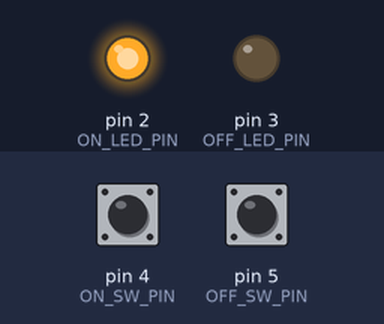
Simulated run of this program. Board: Arduino Nano, built with avr-gcc and run on an emulated ATmega328P. On the bench: output pins drawn as LEDs (lit = HIGH). Inputs (shaded band) come from the test bench; at power-on: pin 5 (OFF_SW_PIN) HIGH, pin 4 (ON_SW_PIN) HIGH. No radio packets arrive unless stated; what the program prints to the serial monitor is not drawn.

Above: at 1.2 s.
1.3 s: pin 5 (OFF_SW_PIN) pulled LOW for 0.15 s
At 2.7 s:
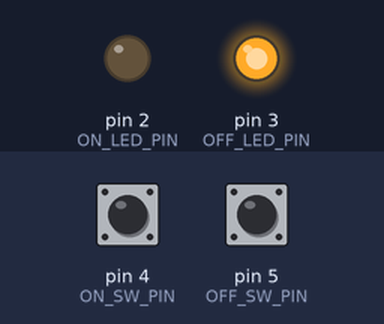
3.0 s: pin 4 (ON_SW_PIN) pulled LOW for 0.15 s
At 4.1 s:
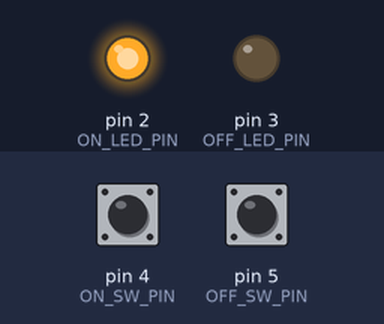
Timing chart, 0 to 6.0 s (numbered marks = the images above; inputs shaded):
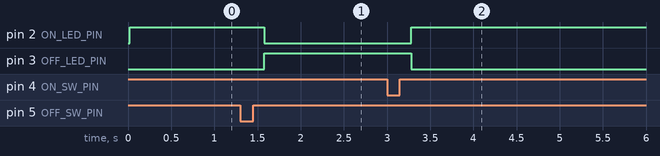

Measured:
- after the input at 1.3 s, pin 2 (ON_LED_PIN): HIGH → LOW after 0.28 s; pin 3 (OFF_LED_PIN): LOW → HIGH after 0.28 s
- after the input at 3.0 s, pin 2 (ON_LED_PIN): LOW → HIGH after 0.28 s; pin 3 (OFF_LED_PIN): HIGH → LOW after 0.28 s

The program:

main.cpp
```cpp
#include <Arduino.h>
#include <LoRa.h>
#include <OneButton.h>

#include <enums.h>
#include <settings.h>


mode currentMode = ROVER_ON;
long timeOfLastTx = 0;        // in ms

OneButton on_btn(ON_SW_PIN, true);
OneButton off_btn(OFF_SW_PIN, true);


void sendState() {
  Serial.println("Sending state");
  LoRa.beginPacket();

  if (currentMode == ROVER_OFF) {
    Serial.println("Sending ROVER OFF!");
    LoRa.print(ROVER_OFF_MAGIC);
  }
  else if (currentMode == ROVER_ON) {
    Serial.println("Sending ROVER ON!");
    LoRa.print(ROVER_ON_MAGIC);
  }

  Serial.println("ENDING PACKET!");
  LoRa.endPacket();
  // return LoRa.endPacket();
}

void off_btn_click() {
  Serial.println("ROVER OFF");
  currentMode = ROVER_OFF;
  sendState();

  digitalWrite(OFF_LED_PIN, HIGH);  // turn on "OFF" LED
  digitalWrite(ON_LED_PIN, LOW);
}
void on_btn_click() {
  Serial.println("ROVER ON");
  currentMode = ROVER_ON;
  sendState();

  digitalWrite(ON_LED_PIN, HIGH);  // turn on "ON" LED
  digitalWrite(OFF_LED_PIN, LOW);
}


void setup() {
  Serial.begin(115200);
  Serial.println("Hello world!");

  // set up LoRa
  LoRa.setSPIFrequency(500000);
  bool status = LoRa.begin(433E6);          // 433 MHz
  LoRa.setTxPower(TX_POWER);

  if (!status) {
    Serial.println("Starting LoRa failed!");
    while (1);
  }
  // Serial.println("Starting LoRa worked!!");

  // while (!LoRa.available()) {
  //   Serial.println("Waiting for LoRa");
  //   delay(100);
  // }

  Serial.println("LoRa OK!");

  // set up pins
  // pinMode(ON_SW_PIN, INPUT_PULLUP);
  // pinMode(OFF_SW_PIN, INPUT_PULLUP);
  pinMode(ON_LED_PIN, OUTPUT);
  pinMode(OFF_LED_PIN, OUTPUT);

  on_btn.attachClick(on_btn_click);
  off_btn.attachClick(off_btn_click);

  digitalWrite(ON_LED_PIN, HIGH);   // turn on "ON" LED
  digitalWrite(OFF_LED_PIN, LOW);
}

void loop() {
  Serial.println("LOOPING");

  // Read switches
  // if (!digitalRead(OFF_SW_PIN)) {
  //   Serial.println("ROVER OFF");
  //   currentMode = ROVER_OFF;
  //   sendState();

  //   digitalWrite(OFF_LED_PIN, HIGH);  // turn on "OFF" LED
  //   digitalWrite(ON_LED_PIN, LOW);
  // }
  // else if (!digitalRead(ON_SW_PIN)) {
  //   Serial.println("ROVER ON");
  //   currentMode = ROVER_ON;
  //   sendState();

  //   digitalWrite(ON_LED_PIN, HIGH);  // turn on "ON" LED
  //   digitalWrite(OFF_LED_PIN, LOW);
  // }

  // Send state if time is up
  if ((millis() - timeOfLastTx) > HEARTBEAT_INTERVAL) {
    Serial.println("Heartbeat!");
    sendState();
    timeOfLastTx = millis();
  }

  on_btn.tick();
  off_btn.tick();

  delay(10);
}
```

enums.h
```cpp
#ifndef ENUMS_H
#define ENUMS_H

enum mode {ROVER_ON, ROVER_OFF};

#endif  // ENUMS_H
```

settings.h
```cpp
#ifndef SETTINGS_H
#define SETTINGS_H

#include <stdint.h>


#define TX_POWER 20                 // <= 20

#define ON_SW_PIN 4                 // digital pins!
#define OFF_SW_PIN 5
#define ON_LED_PIN 2
#define OFF_LED_PIN 3

#define HEARTBEAT_INTERVAL 10000    // in ms


#define ROVER_ON_MAGIC "3141592653 ON"      // must be same on TX and RX
#define ROVER_OFF_MAGIC "3141592653 OFF"


#endif  // SETTINGS_H
```
